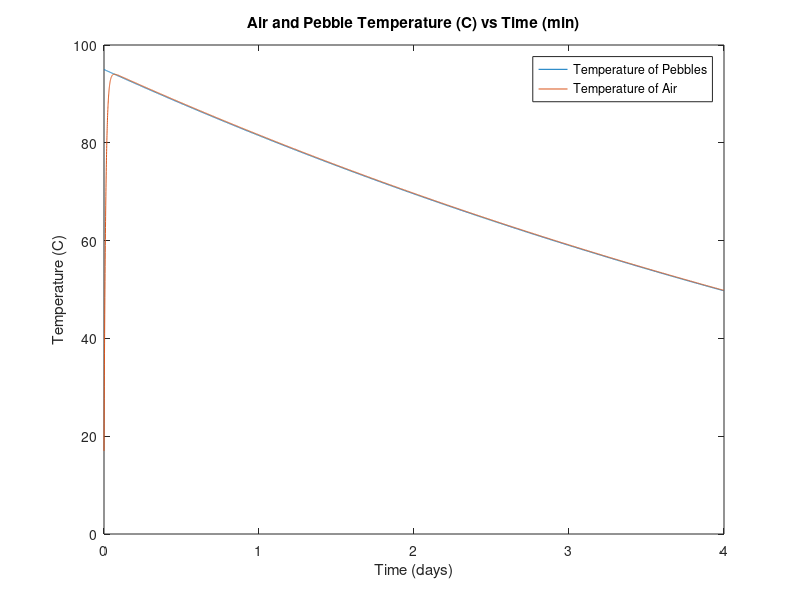
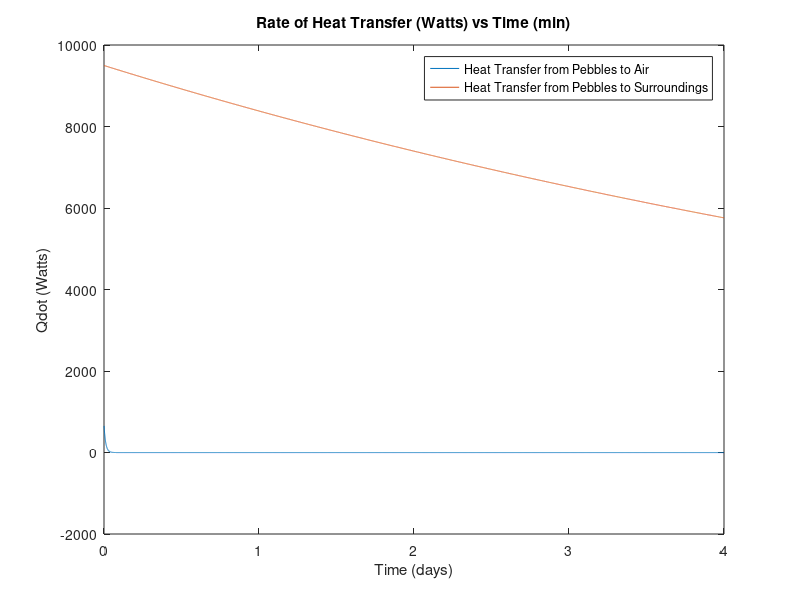

Write MATLAB code to recreate these figures, in order.
close all; clear all; clc;
% Product Info
% Vinyl Hose -> https://www.webstaurantstore.com/manitowoc-ice-4420383-tubing-clear-vinyl-5-8id-7-8od/HP4420383.html?utm_source=Google&utm_medium=cpc&utm_campaign=GoogleShopping&gclid=EAIaIQobChMI7aafx8DI4AIVhCCtBh1yugwjEAQYASABEgIUT_D_BwE
% Clay Pot -> https://www.homedepot.com/p/Pennington-12-in-Terra-Cotta-Clay-Pot-100043019/100333337
k_ins = 0.033;%[W/mK] https://www.engineeringtoolbox.com/thermal-conductivity-d_429.html
k_vinyl = 0.25;%[W/mK] https://www.engineeringtoolbox.com/thermal-conductivity-d_429.html
ins_thickness = 6 * 0.0254;%[in]*[m/in] = [m]
U_air = 22;%[m/s] https://www.reviews.com/hair-dryer/ (used lowest airspeed of high-end blow dryer and subtracted 10 mph to get that of our budget blow dryer)

pebbles_percent = 0.7;
air_percent = 1-pebbles_percent;
m_pebbles = 62000;%kg
rho_pebbles = 2650;%[kg/m^3] used sandstone
rho_air = 1.225;%[kg/m^3] air density at sea level
rho_pebble_air = pebbles_percent*rho_pebbles + air_percent*rho_air;

cp_pebbles = 920;%[J/kgK] Specific heat of sandstone https://www.engineeringtoolbox.com/specific-heat-solids-d_154.html
L = 2.9;%[m]

t_final = 60*60*24*4;%4 days in seconds [s]

T_inlet = (17 + 273.15);%[K]
T_pebbles_initial = (95 + 273.15);%[K]
T_ambient = -20 + 273.15;%[K]

inner_hose_radius = 2 * 0.0254;%[meters]
outer_hose_radius = 3 * 0.0254;%[meters]
inner_pebbles_radius = outer_hose_radius;
outer_pebbles_radius = (((m_pebbles/pebbles_percent)/rho_pebble_air*pi*L)+outer_hose_radius^2)^(1/2);
inner_ins_radius = outer_pebbles_radius;%[meters]
outer_ins_radius = inner_ins_radius + ins_thickness;%[meters]
pipe_surface_area = 2 * pi * inner_hose_radius * L;%[m^2] area of hose for convection
A_cross_section = pi * inner_hose_radius^2;%[m^2]

cp_air = 1005;%[J/KgK]
h_air = 10.45 - U_air + 10 * U_air^(1/2);% for 2 < U_air < 20 https://www.engineeringtoolbox.com/convective-heat-transfer-d_430.html
Nu_tube = 3.66;% assuming fully developed laminar flow in tube http://www.me.nchu.edu.tw/lab/lab516/2014/Heat%20Transfer-PDF-Incropera-1/8b.pdf

R_hose = log(outer_hose_radius/inner_hose_radius)/(2*pi*L*k_vinyl);%[K/Watt]
R_ins = log(outer_ins_radius/inner_ins_radius)/(2*pi*L*k_ins);%[K/Watt]
R_convection = 1/(h_air*pipe_surface_area);%[K/Watt]

n = 10000;% number of points
t = linspace(0,t_final, n);
dt = t(2)-t(1);

%assume y distribution of temperature in pebbles is constant
m_dot_air = rho_air*U_air*A_cross_section;

%initialize vectors and evaluate initial conditions
T_pebbles = zeros(1, length(t));
T_pebbles(1) = T_pebbles_initial;
T_air = zeros(1, length(t));
T_air(1) = T_inlet;
Q_dot_loss_pebbles = zeros(1, length(t));
Q_dot_out_pebbles = zeros(1, length(t));
Q_dot_loss_pebbles(1) = (T_pebbles_initial-T_ambient)/(R_ins);
Q_dot_out_pebbles(1) = (T_pebbles_initial-T_inlet)/(R_hose + R_convection);


for i = 2:length(t)
Q_dot_out_pebbles(i) = (T_pebbles(i-1) - T_air(i-1))/(R_hose + R_convection);
Q_dot_loss_pebbles(i) = (T_pebbles(i-1) - T_ambient)/R_ins;

Q_dot_in_air = Q_dot_out_pebbles(i);

cp_air = 1.9327e-10 * T_air(i-1)^4 - 7.9999e-7 * T_air(i)^3 + 1.1407e-3 * T_air(i)^2 - 4.4890e-1 * T_air(i) + 1.0575e3;% [J/kgK] file:///Users/alejandroballesteros/Downloads/air_cp_plot.pdf
dT_air = Q_dot_in_air/(m_dot_air*cp_air);
dT_pebbles = (Q_dot_loss_pebbles(i) + Q_dot_out_pebbles(i))*dt/(m_pebbles*cp_pebbles);

T_pebbles(i) = T_pebbles(i-1) - dT_pebbles;
T_air(i) = T_air(i-1)+ dT_air;
end

figure(1)
plot(t/(3600*24), T_pebbles-273.15)
hold on
plot(t/(3600*24), T_air-273.15);
title('Air and Pebble Temperature (C) vs Time (min)')
xlabel('Time (days)');
ylabel('Temperature (C)');
legend('Temperature of Pebbles', 'Temperature of Air');


figure(2)
plot(t/(3600*24), Q_dot_out_pebbles);
hold on
plot(t/(3600*24), Q_dot_loss_pebbles);
title('Rate of Heat Transfer (Watts) vs Time (min)');
xlabel('Time (days)');
ylabel('Qdot (Watts)');
legend('Heat Transfer from Pebbles to Air', 'Heat Transfer from Pebbles to Surroundings');
